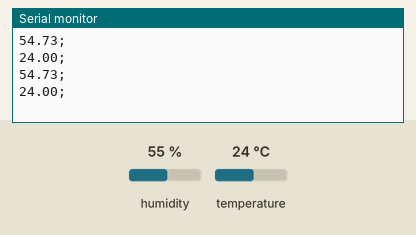
Recording of a sketch running on a simulated Arduino Uno, built with avr-gcc and run on an emulated ATmega328P. Parts: the last lines printed to the serial monitor. Inputs (shaded band) come from the test bench; at power-on: humidity 55 %, temperature 24 °C.

Above: at 2.8 s.
2.9 s: humidity set to 22 %
At 5.3 s:
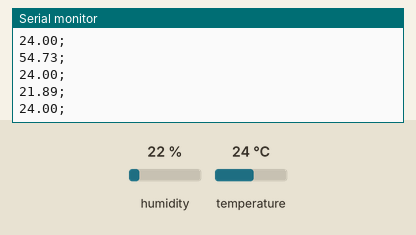
5.6 s: temperature set to 12 °C
At 6.5 s:
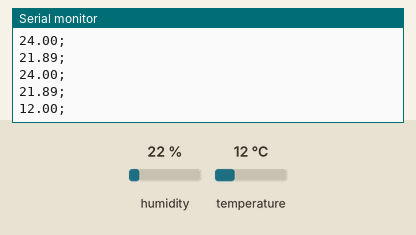
8.3 s: humidity set to 40 %
At 11.3 s:
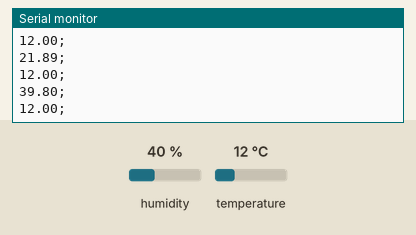
Timing chart, 0 to 12.8 s (numbered marks = the images above; inputs shaded):
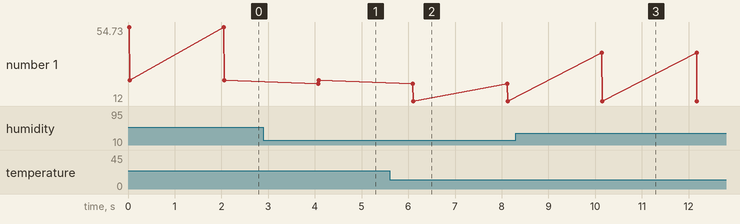

Measured:
- after the input at 2.9 s, the serial monitor: prints a new line after 1.2 s (image 1)
- after the input at 5.6 s, the serial monitor: prints a new line after 0.50 s (image 2)
- after the input at 8.3 s, the serial monitor: prints a new line after 1.8 s (image 3)
- plotted number 1: 24 → 12 after the input at 5.6 s

The sketch:

arduinoC_digo.ino
```cpp
#include "DHT.h"
#define dht_type DHT11

int dht_pin = A2;
DHT dht_1 = DHT(dht_pin, dht_type); //pode-se configurar diversos

int lm35_pin = A0, leitura_lm35 = 0;
float temperatura;
int ldr_pin = A5, leitura_ldr = 0;
int switch_pin = 7;
void setup()
{
Serial.begin(9600);
dht_1.begin();
//pinMode(switch_pin, INPUT);
}
void loop()
{
/**
* Bloco do DHT11
*/
float umidade = dht_1.readHumidity();
float umidade2 = umidade * 0.99;
float umidade3 = umidade * 0.98;
float umidade4 = umidade * 1.01;
float umidadeMedia = (umidade + umidade2 + umidade3 + umidade4) / 4;

float temperatura = dht_1.readTemperature();
float temperatura2 = temperatura * 0.99;
float temperatura3 = temperatura * 0.98;
float temperatura4 = temperatura * 1.01;
float temperaturaMedia = (temperatura + temperatura + temperatura + temperatura) / 4;


if (isnan(temperatura) or isnan(umidade))
{
Serial.println("Erro ao ler o DHT");
}
else
{
Serial.print(umidadeMedia);
Serial.println(";");
Serial.print(temperaturaMedia);
Serial.println(";");
}
delay(2000);
}
```
